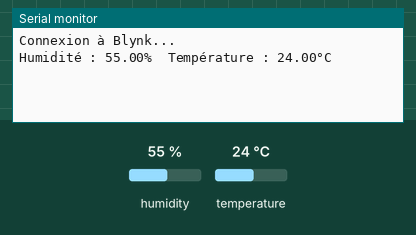
Bench run of a sketch on a simulated ESP32. Parts: the last lines printed to the serial monitor. The test bench sets the inputs (shaded band); at power-on: humidity 55 %, temperature 24 °C. WiFi joins after 1.5 s; servers stay silent unless stated.

Above: at 3.0 s.
3.1 s: humidity set to 22 %
At 5.0 s:
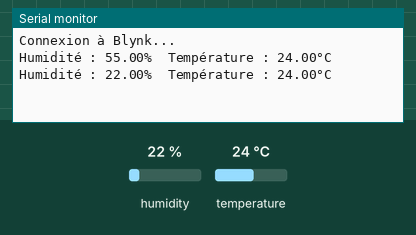
5.8 s: temperature set to 12 °C
At 6.2 s:
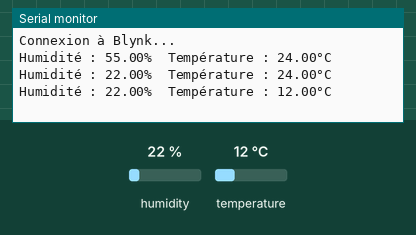
8.5 s: humidity set to 40 %
At 11.1 s:
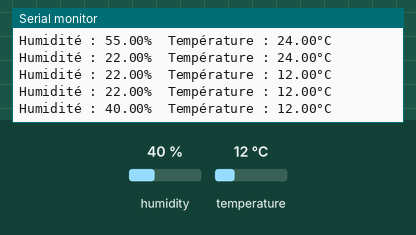
Timing chart, 0 to 12.6 s (numbered marks = the images above; inputs shaded):
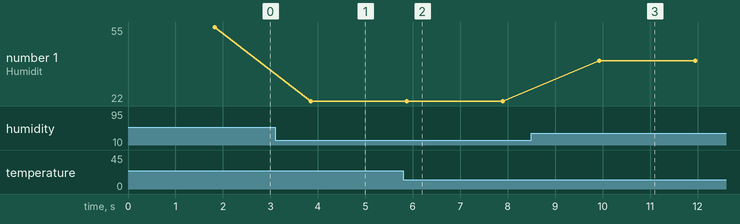

The sketch:

dht11.ino
```cpp
#define BLYNK_TEMPLATE_ID "TMPL2_CS6H2Gv"
#define BLYNK_TEMPLATE_NAME "Smart Parking System"
#define BLYNK_AUTH_TOKEN "E1fbU-_XMXK705xXVS58LufiSPyPTd9U"

#include <WiFi.h>
#include <WiFiClient.h>
#include <BlynkSimpleEsp32.h>
#include "DHT.h"

#define DHTPIN 14       // Pin du capteur DHT11
#define DHTTYPE DHT11   // Type du capteur DHT
DHT dht(DHTPIN, DHTTYPE);

// Informations WiFi
char ssid[] = "ouffa";   // Remplace avec ton réseau WiFi
char pass[] = "Youss104"; // Remplace avec ton mot de passe WiFi

// Fonction pour envoyer les données du capteur vers Blynk
void sendSensorData() {
  float humidity = dht.readHumidity();
  float temperature = dht.readTemperature();

  if (isnan(humidity) || isnan(temperature)) {
    Serial.println("Erreur de lecture du capteur DHT11 !");
    return;
  }

  Serial.print("Humidité : "); Serial.print(humidity); Serial.print("%\t");
  Serial.print("Température : "); Serial.print(temperature); Serial.println("°C");

  // Envoi des valeurs à Blynk
  Blynk.virtualWrite(V0, temperature); // Température sur V0
  Blynk.virtualWrite(V8, humidity);    // Humidité sur V1
}

void setup() {
  Serial.begin(115200);
  dht.begin();

  Blynk.begin(BLYNK_AUTH_TOKEN, ssid, pass);
  Serial.println("Connexion à Blynk...");
}

void loop() {
  Blynk.run(); // Maintenir la connexion avec Blynk
  sendSensorData();
  delay(2000); // Attendre 2 secondes entre chaque lecture
}
```

Measured:
- after the input at 3.1 s, the serial monitor: prints a new line after 0.75 s (image 1)
- after the input at 5.8 s, the serial monitor: prints a new line after 0.08 s (image 2)
- after the input at 8.5 s, the serial monitor: prints a new line after 1.4 s (image 3)
- plotted number 1: 55 → 22 after the input at 3.1 s, 22 → 40 after the input at 8.5 s
